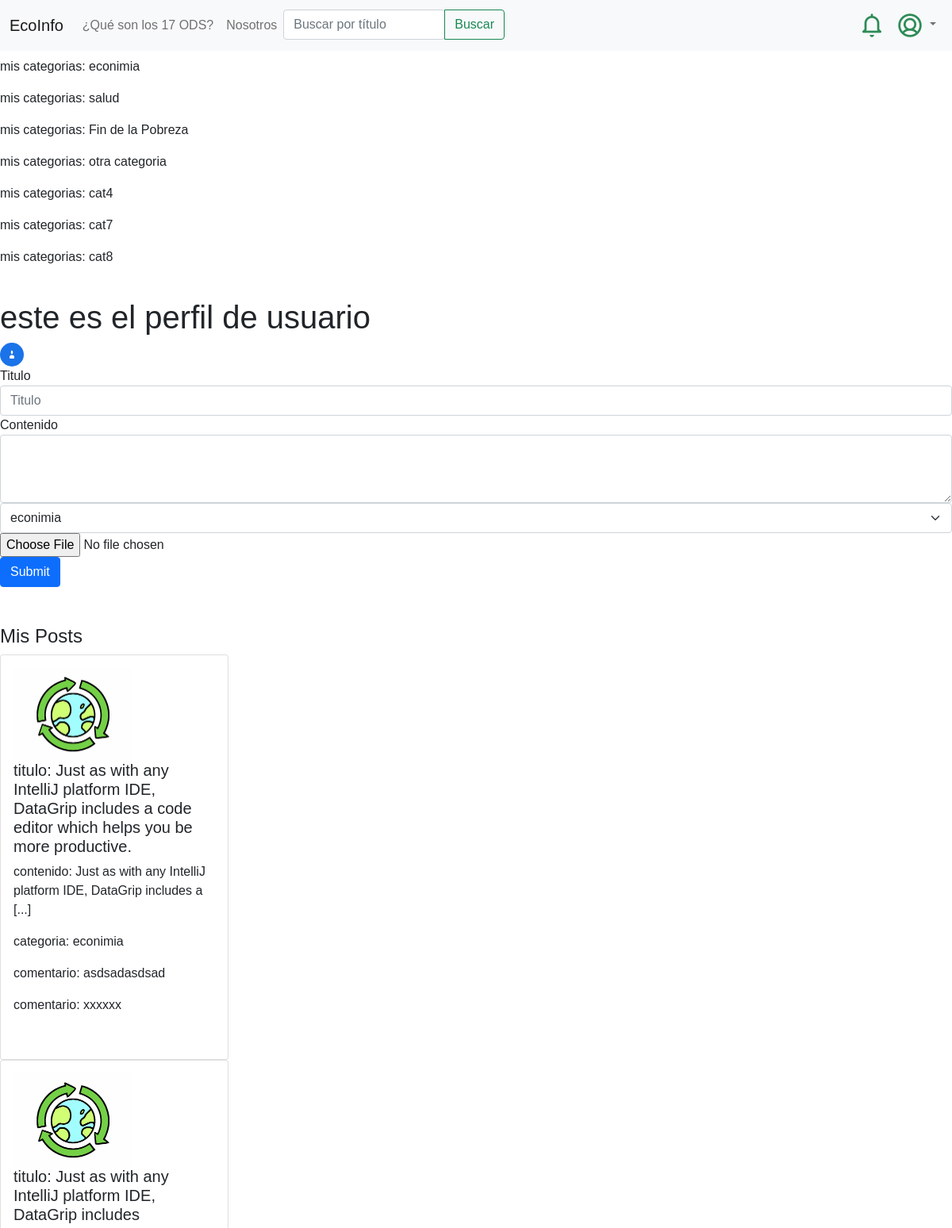
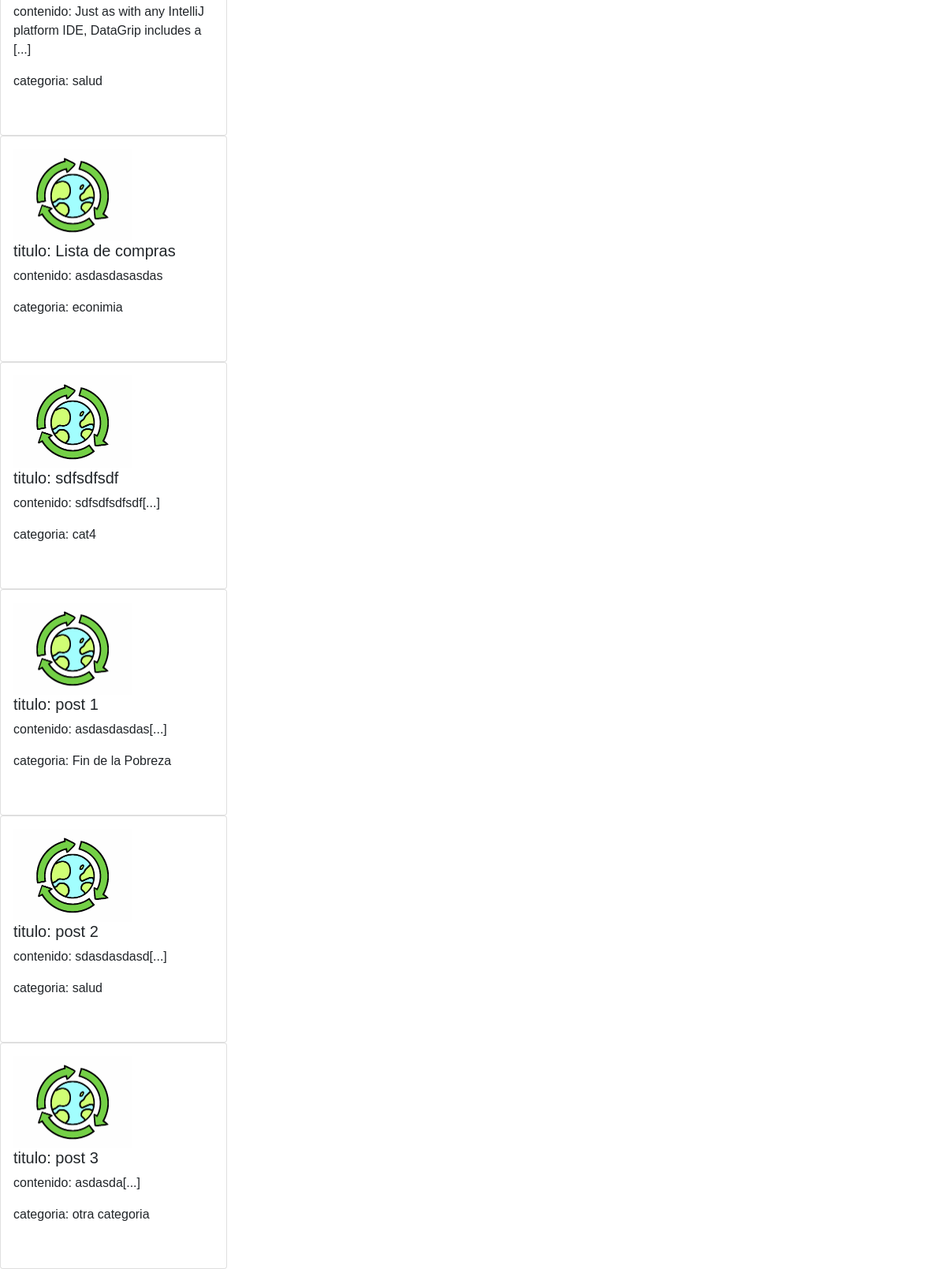
The app's page /perfil_usuario/ (signed in) with its own data (2 pictures, top to bottom).
### feed/models.py (models this page shows, shortened)
class categoria(models.Model):
    name = models.CharField(max_length=50)
    imagen = models.ImageField(upload_to='categoria',default='categoria_default.png')
    def __str__(self):
        return self.name

class usuario(models.Model):
    id = models.AutoField(primary_key=True)
    usuario_fk = models.OneToOneField(User, on_delete=models.CASCADE)
    tipo_usuario = models.ForeignKey(tipo_usuario, on_delete=models.CASCADE, null=False)
    foto= models.FileField(upload_to='fotos_perfil', default='foto_default.jpg')

class post(models.Model):
    posteador = models.ForeignKey(User, on_delete=models.CASCADE, null=True)
    titulo = models.CharField(max_length=100)
    contenido = models.TextField()
    pre_contenido = models.TextField()
    categoria = models.ForeignKey(categoria, on_delete=models.CASCADE,  default=1, null=False)
    creado_en = models.DateTimeField(auto_now_add=True)
    actualizado_en = models.DateTimeField(auto_now=True)
    me_gusta = models.IntegerField(default=0)
    no_megusta = models.IntegerField(default=0)
    imagen = models.FileField(upload_to='imagenes_posts', default='post_default.jpg')
    visitas = models.IntegerField(default=0)

class comentario(models.Model):
    post = models.ForeignKey(post, on_delete=models.CASCADE)
    comentador = models.ForeignKey(User, on_delete=models.CASCADE, null=True)
    nombre_comentador = models.CharField(max_length=50, null=True)
    contenido = models.TextField()
    creado_en = models.DateTimeField(auto_now_add=True)
    actualizado_en = models.DateTimeField(auto_now=True)
    aprobado = models.BooleanField(default=False)

### feed/views.py (the view)
# urls.py: path('perfil_usuario/',views.perfil_usuario, name='perfil_usuario'),
@login_required
def perfil_usuario(request):
    notif_user = notificaciones.objects.filter(post__posteador_id=request.user.id ).exclude(usuario_id = request.user.id).order_by('creado_en').reverse()[:10]
    mis_posteos = post.objects.filter(posteador_id=request.user.id).order_by('creado_en').reverse()
    mis_categorias = categoria.objects.filter(id__in = mis_posteos )
    mis_comentarios = comentario.objects.filter(comentador_id=request.user.id).order_by('creado_en').reverse()
    categorias = categoria.objects.all()
    usuario_actual = usuario.objects.get(id=request.user.id)
    contexto = {'mis_posteos':mis_posteos, 'mis_comentarios':mis_comentarios, 'categorias':categorias, 'notif_user':notif_user, 'mis_categorias':mis_categorias, 'usuario_actual':usuario_actual}
    return render(request,"perfil_usuario.html",contexto)

### feed/templates/perfil_usuario.html (shortened to what this page needs)
{% extends "base.html" %}
{% block content %}
<br><br><br>
<div>
    {% if mis_categorias %}
        {% for mi_categoria in mis_categorias %}
                <p> mis categorias: {{ mi_categoria.name }} </p>
        {% endfor %}
    {% endif %}
</div>
    <h1>este es el perfil de usuario</h1>
    {% if  user.is_authenticated %}
    <img src="{{usuario_actual.foto.url }}" style="width: 30px; height: 30px; border-radius: 30px;" >
    {% endif %}
    <form action="{% url 'agregar_post' %} " method="POST"  enctype="multipart/form-data"> {% csrf_token %}
        <div class="form-group">
            <label for="titulo">Titulo</label>
            <input type="text" class="form-control" id="txttitulo" name="txttitulo" placeholder="Titulo">
        </div>
        <div class="form-group">
            <label for="contenido">Contenido</label>
            <textarea class="form-control" id="txtcontenido" name="txtcontenido" rows="3"></textarea>
        </div>
        <div class="form-group">
            <select class="form-gourp form-select" name="txtcategoria" id="txtcategoria" required>
                {% for categoria in categorias %}
                    <option value="{{categoria.id}}" >{{categoria.name}}</option>
                {% endfor %}
              </select>
        </div>
        <div >
            <input type="file" id="txtimagen"  name="txtimagen">
        </div>
        <button type="submit" class="btn btn-primary">Submit</button>
    </form>
     <br>
     <br>
     <h4>Mis Posts</h4>
     {% for post in mis_posteos %}
     <div class="card" style="width: 18rem;">
         <div class="card-body">
            <img src="{{post.imagen.url}}" alt="{{post.tipo_17_ODS}}" style="width:150px;">
             <h5 class="card-title">titulo: {{ post.titulo }}</h5>
             <p class="card-text">contenido: {{ post.pre_contenido }}</p>
             <p class="card-text">  categoria: {{post.categoria}} </p>
             {% for comentario in mis_comentarios %}
             {% if comentario.post_id == post.id %}
                 <p class="card-text">comentario: {{ comentario.contenido }}</p>
             {% endif %}
             {% endfor %}
             <br>
         </div>
     </div>
 {% endfor %}
{% endblock %}

### feed/static/css/estilos.css (style rules this page uses)
html, body { height: 100%; margin: 0; font-family: Helvetica; width: 100%; }

### records on screen
categoria: name "econimia"
categoria: name "salud"
categoria: name "Fin de la Pobreza"
categoria: name "otra categoria"
categoria: name "cat4"
categoria: name "cat7"
categoria: name "cat8"
usuario: foto (placeholder picture)
post: imagen (placeholder picture), titulo "Just as with any IntelliJ platform IDE, DataGrip includes a code editor which helps you be more productive.", pre_contenido "Just as with any IntelliJ platform IDE, DataGrip includes a [...]", categoria "econimia"
comentario: contenido "asdsadasdsad"
comentario: contenido "xxxxxx"
post: imagen (placeholder picture), titulo "Just as with any IntelliJ platform IDE, DataGrip includes", pre_contenido "Just as with any IntelliJ platform IDE, DataGrip includes a [...]", categoria "salud"
post: imagen (placeholder picture), titulo "Lista de compras", pre_contenido "asdasdasasdas", categoria "econimia"
post: imagen (placeholder picture), titulo "sdfsdfsdf", pre_contenido "sdfsdfsdfsdf[...]", categoria "cat4"
post: imagen (placeholder picture), titulo "post 1", pre_contenido "asdasdasdas[...]", categoria "Fin de la Pobreza"
post: imagen (placeholder picture), titulo "post 2", pre_contenido "sdasdasdasd[...]", categoria "salud"
post: imagen (placeholder picture), titulo "post 3", pre_contenido "asdasda[...]", categoria "otra categoria"

### other values on screen
form field txtcategoria "econimia"
